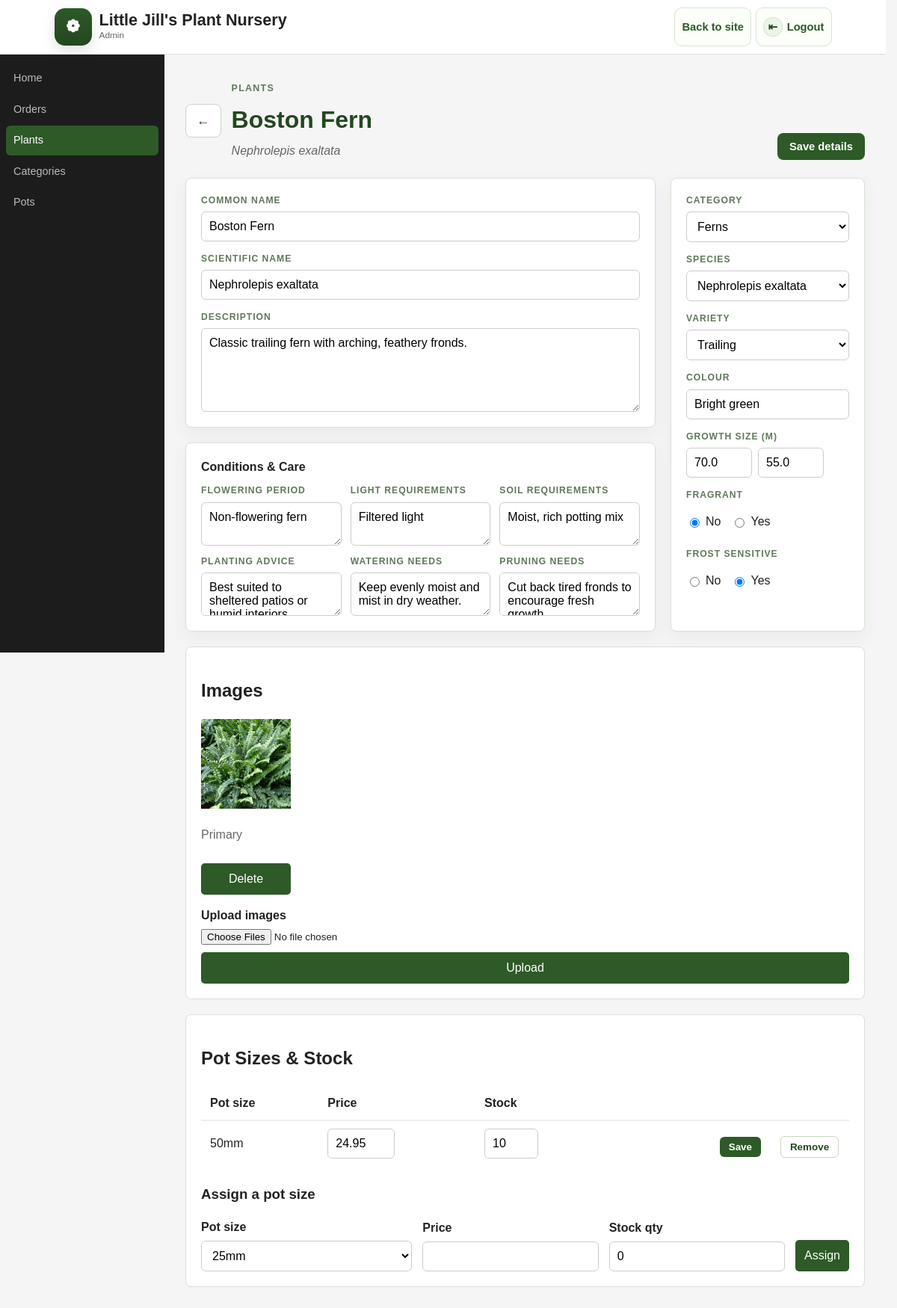
Before: /admin/plants/9 (signed in) with the older database file.
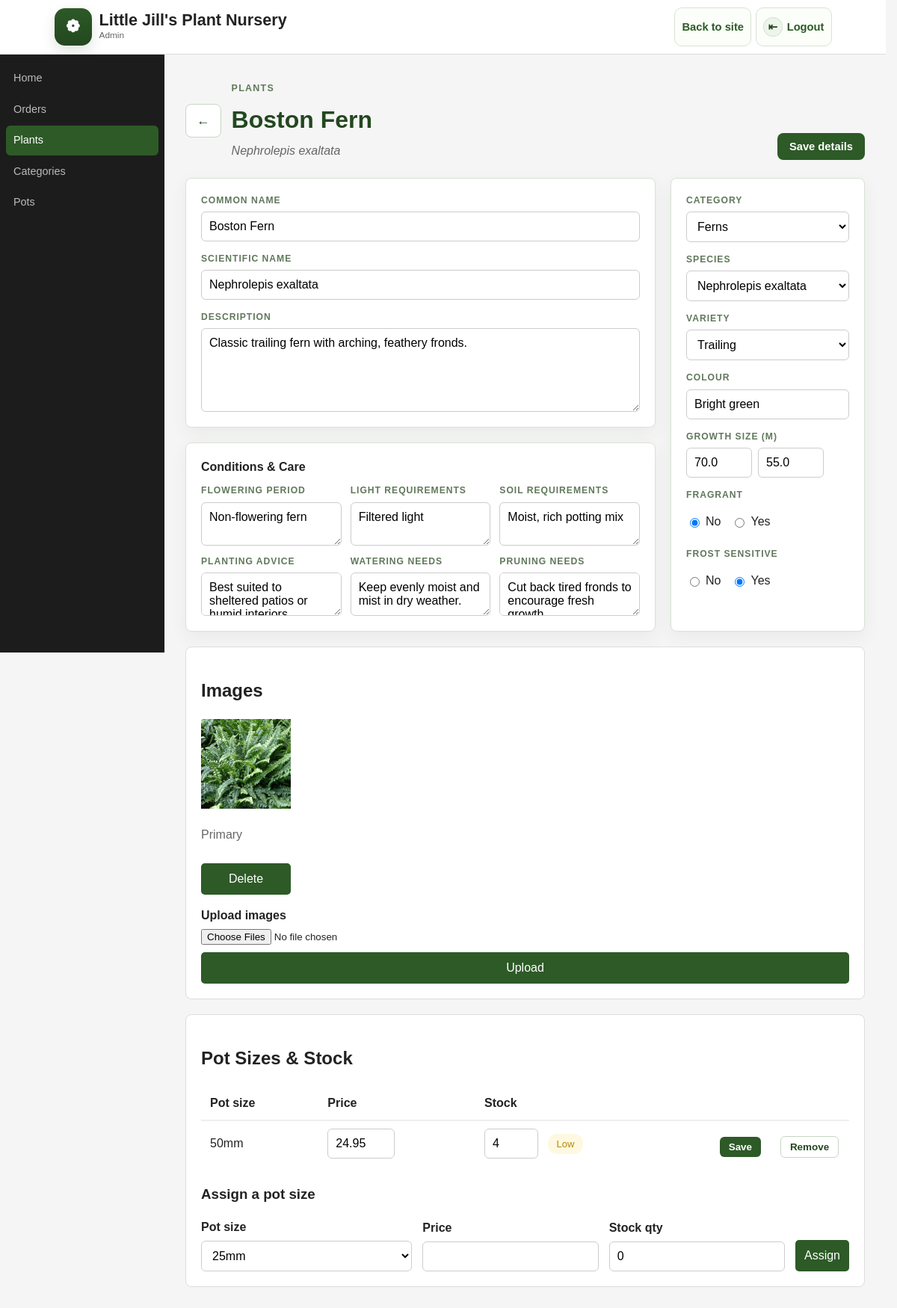
After: the same page with the newer database file.
### models.py (models this page shows, shortened)
class Plant(db.Model):
    id: Mapped[int] = mapped_column(primary_key=True)
    common_name: Mapped[str] = mapped_column(String(100))
    scientific_name: Mapped[Optional[str]] = mapped_column(String(100))
    category_id: Mapped[Optional[int]] = mapped_column(ForeignKey('category.id'))
    species_id: Mapped[Optional[int]] = mapped_column(ForeignKey('species.id'))
    variety_id: Mapped[Optional[int]] = mapped_column(ForeignKey('variety.id'))
    description: Mapped[Optional[str]] = mapped_column(String(200))
    colour: Mapped[Optional[str]] = mapped_column(String(50))
    growth_width: Mapped[Optional[float]] = mapped_column(Float)
    growth_height: Mapped[Optional[float]] = mapped_column(Float)
    fragrant: Mapped[Optional[bool]] = mapped_column(Boolean, default=False)
    frost_sensitive: Mapped[Optional[bool]] = mapped_column(Boolean, default=False)
    flowering_period: Mapped[Optional[str]] = mapped_column(String(200))
    light_requirements: Mapped[Optional[str]] = mapped_column(String(200))
    soil_requirements: Mapped[Optional[str]] = mapped_column(String(200))
    planting_advice: Mapped[Optional[str]] = mapped_column(String(200))
    watering_needs: Mapped[Optional[str]] = mapped_column(String(200))
    pruning_needs: Mapped[Optional[str]] = mapped_column(String(200))
    images: Mapped[Optional[list]] = mapped_column(JSON, default=list)
    plant_pots: Mapped[list["PlantPot"]] = relationship(back_populates="plant")
    cart_items: Mapped[list["CartItem"]] = relationship(back_populates="plant")

class PlantPot(db.Model):
    plant_id: Mapped[int] = mapped_column(ForeignKey("plant.id"), primary_key=True)
    pot_id: Mapped[int] = mapped_column(ForeignKey("pot.id"), primary_key=True)
    stock_qty: Mapped[int] = mapped_column(Integer, default=0, nullable=False)
    price: Mapped[Optional[Decimal]] = mapped_column(Numeric(10, 2), default=Decimal("0.00"))
    plant: Mapped["Plant"] = relationship(back_populates="plant_pots")
    pot: Mapped["Pot"] = relationship(back_populates="plant_pots")

class Pot(db.Model):
    id: Mapped[int] = mapped_column(primary_key=True)
    size: Mapped[int] = mapped_column(Integer, nullable=False, unique=True)
    plant_pots: Mapped[list["PlantPot"]] = relationship(back_populates="pot")

### admin.py (the view, shortened to what this page needs)
@admin_bp.route("/plants/<int:id>", methods=["GET", "POST"])
@staff_required
def plant_detail(id):
    from app import db
    from models import Plant, Category, Species, Variety, Pot
    plant = Plant.query.get_or_404(id)
    categories = Category.query.order_by(Category.name).all()
    species = Species.query.order_by(Species.name).all()
    varieties = Variety.query.order_by(Variety.name).all()
    assigned_pot_ids = {pp.pot_id for pp in plant.plant_pots}
    available_pots = [p for p in Pot.query.order_by(Pot.size).all() if p.id not in assigned_pot_ids]
    return render_template(
        "admin/plant_detail.html",
        plant=plant,
        categories=categories,
        species=species,
        varieties=varieties,
        available_pots=available_pots,
    )

### templates/admin/plant_detail.html (shortened to what this page needs)
{% extends 'admin/_base.html' %}
{% block content %}
<div class="profile-hero" style="margin-bottom:20px;">
    <div style="display:flex;gap:14px;align-items:center;">
        <a class="button-link button-secondary" href="{{ url_for('admin.plants') }}" style="font-size:1.1rem;padding:8px 14px;">&#8592;</a>
        <div>
            <p class="page-header__eyebrow">Plants</p>
            <h1>{{ plant.common_name }}</h1>
            {% if plant.scientific_name %}<p class="muted"><em>{{ plant.scientific_name }}</em></p>{% endif %}
        </div>
    </div>
    <button class="button-link" type="submit" form="plant-detail-form" style="width:auto;">Save details</button>
</div>
<div class="admin-detail-layout">
    <form id="plant-detail-form" method="post" action="{{ url_for('admin.plant_detail', id=plant.id) }}" class="admin-plant-form">
        <section class="card profile-panel admin-detail-main">
            <div class="input-group">
                <label>Common name</label>
                <input type="text" name="common_name" value="{{ plant.common_name }}" required>
            </div>
            <div class="input-group">
                <label>Scientific name</label>
                <input type="text" name="scientific_name" value="{{ plant.scientific_name or '' }}">
            </div>
            <div class="input-group">
                <label>Description</label>
                <textarea name="description" rows="5">{{ plant.description or '' }}</textarea>
            </div>
        </section>
        <section class="card profile-panel admin-form-section">
            <h3>Conditions & Care</h3>
            <div class="admin-field-grid admin-field-grid--three">
                <div class="input-group">
                    <label>Flowering period</label>
                    <textarea name="flowering_period" rows="2">{{ plant.flowering_period or '' }}</textarea>
                </div>
                <div class="input-group">
                    <label>Light requirements</label>
                    <textarea name="light_requirements" rows="2">{{ plant.light_requirements or '' }}</textarea>
                </div>
                <div class="input-group">
                    <label>Soil requirements</label>
                    <textarea name="soil_requirements" rows="2">{{ plant.soil_requirements or '' }}</textarea>
                </div>
                <div class="input-group">
                    <label>Planting advice</label>
                    <textarea name="planting_advice" rows="2">{{ plant.planting_advice or '' }}</textarea>
                </div>
                <div class="input-group">
                    <label>Watering needs</label>
                    <textarea name="watering_needs" rows="2">{{ plant.watering_needs or '' }}</textarea>
                </div>
                <div class="input-group">
                    <label>Pruning needs</label>
                    <textarea name="pruning_needs" rows="2">{{ plant.pruning_needs or '' }}</textarea>
                </div>
            </div>
        </section>
    </form>
    <section class="card profile-panel admin-detail-sidebar">
        <div class="input-group">
            <label>Category</label>
            <select name="category_id" form="plant-detail-form">
                {% for c in categories %}
                <option value="{{ c.id }}" {{ 'selected' if plant.category_id == c.id }}>{{ c.name }}</option>
                {% endfor %}
            </select>
        </div>
        <div class="input-group">
            <label>Species</label>
            <select name="species_id" form="plant-detail-form">
                {% for s in species %}
                <option value="{{ s.id }}" {{ 'selected' if plant.species_id == s.id }}>{{ s.name }}</option>
                {% endfor %}
            </select>
        </div>
        <div class="input-group">
            <label>Variety</label>
            <select name="variety_id" form="plant-detail-form">
                {% for v in varieties %}
                <option value="{{ v.id }}" {{ 'selected' if plant.variety_id == v.id }}>{{ v.name }}</option>
                {% endfor %}
            </select>
        </div>
        <div class="input-group">
            <label>Colour</label>
            <input type="text" name="colour" form="plant-detail-form" value="{{ plant.colour or '' }}">
        </div>
        <div class="input-group">
            <label>Growth size (m)</label>
            <div class="admin-mini-field-row">
                <input type="number" name="growth_width" form="plant-detail-form" step="0.1" value="{{ plant.growth_width or '' }}" aria-label="Width">
                <input type="number" name="growth_height" form="plant-detail-form" step="0.1" value="{{ plant.growth_height or '' }}" aria-label="Height">
            </div>
        </div>
        <div class="input-group">
            <label>Fragrant</label>
            <div class="admin-radio-group">
                <label><input type="radio" name="fragrant" form="plant-detail-form" value="false" {{ 'checked' if not plant.fragrant }}> No</label>
                <label><input type="radio" name="fragrant" form="plant-detail-form" value="true" {{ 'checked' if plant.fragrant }}> Yes</label>
            </div>
        </div>
        <div class="input-group">
            <label>Frost sensitive</label>
            <div class="admin-radio-group">
                <label><input type="radio" name="frost_sensitive" form="plant-detail-form" value="false" {{ 'checked' if not plant.frost_sensitive }}> No</label>
                <label><input type="radio" name="frost_sensitive" form="plant-detail-form" value="true" {{ 'checked' if plant.frost_sensitive }}> Yes</label>
            </div>
        </div>
    </section>
</div>
<section class="card">
    <h2>Images</h2>
    {% if plant.images %}
    <div style="display:flex;gap:12px;flex-wrap:wrap;margin-bottom:16px;">
        {% for image in plant.images %}
        <div>
            <img src="{{ url_for('static', filename='images/' ~ image) }}" alt="{{ plant.common_name }}" style="width:120px;height:120px;object-fit:cover;">
            {% if loop.first %}
            <p class="muted">Primary</p>
            {% endif %}
            <form method="post" action="{{ url_for('admin.delete_plant_image', id=plant.id) }}" style="margin-top:4px;">
                <button type="submit">Delete</button>
            </form>
        </div>
        {% endfor %}
    </div>
    {% else %}
    <p class="muted">No images yet.</p>
    {% endif %}
    <form method="post" action="{{ url_for('admin.upload_plant_images', id=plant.id) }}" enctype="multipart/form-data">
        <div class="input-group">
            <label>Upload images</label>
            <input type="file" name="images" multiple accept=".png,.jpg,.jpeg,.webp">
        </div>
        <div>
            <button type="submit">Upload</button>
        </div>
    </form>
</section>
<section class="card" id="pot-sizes">
    <h2>Pot Sizes & Stock</h2>
    {% if plant.plant_pots %}
    <table class="data-table">
        <colgroup>
            <col style="width:15%;">
            <col style="width:20%;">
            <col style="width:30%;">
            <col style="width:1%;white-space:nowrap;">
            <col style="width:1%;white-space:nowrap;">
        </colgroup>
        <thead>
            <tr>
                <th>Pot size</th>
                <th>Price</th>
                <th>Stock</th>
                <th></th>
                <th></th>
            </tr>
        </thead>
        <tbody>
            {% for pp in plant.plant_pots | sort(attribute='pot.size') %}
            {% set form_id = 'update-pot-' ~ pp.pot_id %}
            <tr>
                <td>{{ pp.pot.size }}mm</td>
                <td><input form="{{ form_id }}" type="number" name="price" step="0.01" min="0" value="{{ pp.price }}" style="width:90px;"></td>
                <td style="white-space:nowrap;">
                    <input form="{{ form_id }}" type="number" name="stock_qty" min="0" value="{{ pp.stock_qty }}" style="width:72px;">
                    {% if pp.stock_qty == 0 %}
                        <span class="status cancelled" style="margin-left:8px;">Out of stock</span>
                    {% elif pp.stock_qty < 5 %}
                        <span class="status pending" style="margin-left:8px;">Low</span>
                    {% endif %}
                </td>
                <td style="white-space:nowrap;">
                    <button form="{{ form_id }}" class="button-link button-link--sm" type="submit" style="width:auto;">Save</button>
                </td>
                <td style="white-space:nowrap;">
                    <form method="post" action="{{ url_for('admin.unassign_pot', id=plant.id, pot_id=pp.pot_id) }}" onsubmit="return confirm('Remove this pot size?');">
                        <button class="button-link button-link--sm button-secondary" type="submit" style="width:auto;">Remove</button>
                    </form>
                </td>
            </tr>
            {% endfor %}
        </tbody>
    </table>
    {% else %}
    <p class="muted">No pot sizes assigned yet.</p>
    {% endif %}
    {% if available_pots %}
    <h3 style="margin-top:24px;">Assign a pot size</h3>
    <form method="post" action="{{ url_for('admin.assign_pot', id=plant.id) }}" class="form admin-pot-assign-form">
        <div class="input-group">
            <label>Pot size</label>
            <select name="pot_id">
                {% for p in available_pots %}
                <option value="{{ p.id }}">{{ p.size }}mm</option>
                {% endfor %}
            </select>
        </div>
        <div class="input-group">
            <label>Price</label>
            <input type="number" name="price" step="0.01" min="0">
        </div>
        <div class="input-group">
            <label>Stock qty</label>
            <input type="number" name="stock_qty" min="0" value="0">
        </div>
        <div>
            <button type="submit">Assign</button>
        </div>
    </form>
    {% else %}
    <p class="muted" style="margin-top:16px;">All available pot sizes have been assigned.</p>
    {% endif %}
</section>
{% endblock %}

### templates/admin/_base.html (shortened to what this page needs)
<!DOCTYPE html>
<html lang="en">
<head>
    <link rel="stylesheet" href="{{ url_for('static', filename='styles.css') }}">
</head>
<body>
    {% include 'admin/_header.html' %}
    <div class="admin-wrapper">
        <aside class="admin-sidebar">
            <nav class="admin-nav">
                <a class="admin-nav__item {% if request.endpoint == 'admin.home' %}admin-nav__item--active{% endif %}" href="{{ url_for('admin.home') }}">
                    Home
                </a>
                <a class="admin-nav__item {% if request.endpoint == 'admin.orders' %}admin-nav__item--active{% endif %}" href="{{ url_for('admin.orders') }}">
                    Orders
                </a>
                <a class="admin-nav__item {% if request.endpoint in ['admin.plants', 'admin.plant_detail', 'admin.create_plant'] %}admin-nav__item--active{% endif %}" href="{{ url_for('admin.plants') }}">
                    Plants
                </a>
                <a class="admin-nav__item {% if request.endpoint == 'admin.categories' %}admin-nav__item--active{% endif %}" href="{{ url_for('admin.categories') }}">
                    Categories
                </a>
                <a class="admin-nav__item {% if request.endpoint in ['admin.pots', 'admin.create_pot', 'admin.edit_pot'] %}admin-nav__item--active{% endif %}" href="{{ url_for('admin.pots') }}">
                    Pots
                </a>
            </nav>
        </aside>
        <main class="admin-content">
            {% block content %}{% endblock %}
        </main>
    </div>
</body>
</html>

### templates/admin/_header.html (shortened to what this page needs)
<header class="site-header">
    <div class="site-header__inner">
        <a class="brand" href="{{ url_for('admin.home') }}">
            <span class="brand-mark" aria-hidden="true">
                <span class="icon-glyph icon-glyph--brand">❁</span>
            </span>
            <span class="brand-text">
                <span class="brand-name">Little Jill's Plant Nursery</span>
                <small>Admin</small>
            </span>
        </a>
        <div class="header-actions">
            <nav class="site-nav site-nav--utility">
                <a class="nav-button" href="{{ url_for('home') }}">Back to site</a>
                <a class="nav-button nav-button--icon" href="{{ url_for('logout') }}">
                    <span class="nav-icon-chip" aria-hidden="true">⇤</span>
                    <span>Logout</span>
                </a>
            </nav>
        </div>
    </div>
</header>

Changed rows visible on the page:
changed PlantPot: stock_qty "10" → "4"; now shows "Low"
